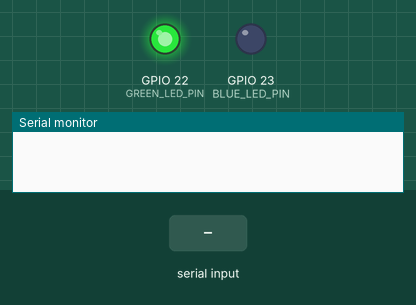
The program below on a simulated ESP32. On the bench: output pins drawn as LEDs (lit = HIGH), the last lines printed to the serial monitor. Inputs (shaded band) come from the test bench.

Above: at 1.2 s.
1.3 s: "DONE!" received over the second serial link
At 6.7 s:
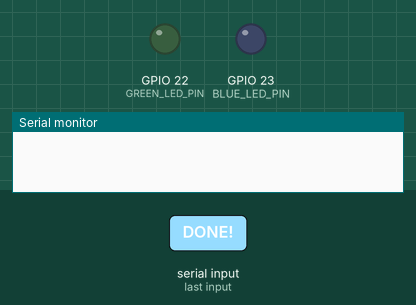
At 14.4 s:
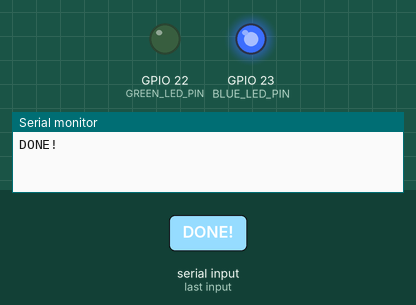
Timing chart, 0 to 23.8 s (numbered marks = the images above; inputs shaded):
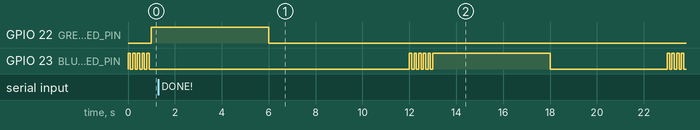

Measured:
- after the input at 1.3 s, GPIO 22 (GREEN_LED_PIN): goes on until 6.0 s, then stays LOW

The program:

main.cpp
```cpp
#include <Arduino.h>
#include <HardwareSerial.h>

HardwareSerial SerialPort(2);

int GREEN_LED_PIN = 22;
int BLUE_LED_PIN = 23;


void setup() {

Serial.begin(115200);
SerialPort.begin(115200, SERIAL_8N1, 16, 17);
pinMode(GREEN_LED_PIN, OUTPUT);
pinMode(BLUE_LED_PIN, OUTPUT);

}

  void loop(){

    SerialPort.print("MARTIN");

    for (int i = 0; i < 5; i++) {
    digitalWrite(BLUE_LED_PIN, HIGH);
    delay(100);
    digitalWrite(BLUE_LED_PIN, LOW);
    delay(100);
    }

    digitalWrite(GREEN_LED_PIN, HIGH);
    delay(5000);
    digitalWrite(GREEN_LED_PIN, LOW);
    delay(5000);

 if (SerialPort.available() > 0)
  {
    String message = SerialPort.readString();

    if (message == "DONE!") {

      for (int i = 0; i < 5; i++){

       digitalWrite(BLUE_LED_PIN, HIGH);
       delay(100);
       digitalWrite(BLUE_LED_PIN, LOW);
       delay(100);
       }
      Serial.println(message);
       digitalWrite(BLUE_LED_PIN, HIGH);
       delay(5000);
       digitalWrite(BLUE_LED_PIN, LOW);
       delay(5000);
     }
    }
  }
```
